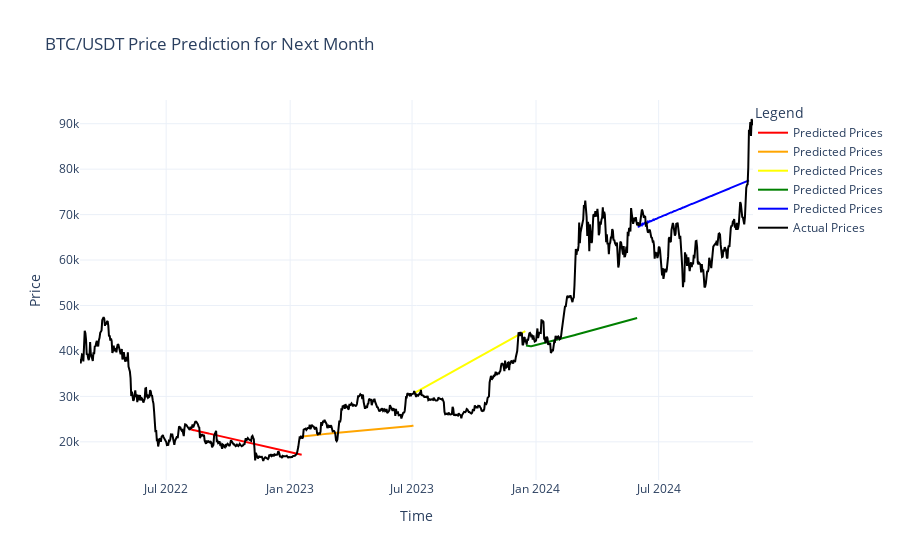

Notebook cell for this chart:
### Markdown cell above
Now let's rerun model

### Code cell
order = (3,2,3)

splitted = splitted_cross_validation_setup(btc_df, 5)
all_mse = []
data = []

for ind, (train_df, test_df) in enumerate(splitted):
    train = train_df['close']
    model = ARIMA(train, order=order).fit()
    forecast_steps = len(test_df)
    y_pred = model.get_forecast(steps=forecast_steps)

    predicted_mean = y_pred.predicted_mean
    pred_index = pd.date_range(start=train_df['time'].iloc[-1], periods=forecast_steps, freq='D')
    all_mse.append(mse(test_df['close'], predicted_mean))

    trace_predicted = go.Scatter(
        x=pred_index,
        y=predicted_mean,
        mode='lines',
        name='Predicted Prices',
        line=dict(color=colors[ind])
    )
    data.append(trace_predicted)

trace_actual = go.Scatter(
    x=btc_df['close_time'],
    y=btc_df['close'],
    mode='lines',
    name='Actual Prices',
    line=dict(color='black')
)

layout = go.Layout(
    title='BTC/USDT Price Prediction for Next Month',
    xaxis=dict(title='Time'),
    yaxis=dict(title='Price'),
    legend=dict(title='Legend', x=1, y=1),
    template="plotly_white"
)

data.append(trace_actual)

fig = go.Figure(data=data, layout=layout)

print("Average MSE: ", np.array(all_mse).mean())
fig.show()

### Figure 1 — Plotly figure (JSON) as saved in the notebook; plotly's stock layout.template omitted (floating-point values rounded to 4 significant figures; data arrays with more than 128 entries replaced by an {"elided": "..."} marker saying what was removed)
{"data": [{"line": {"color": "red"}, "mode": "lines", "name": "Predicted Prices", "type": "scatter", "x": {"elided": "166 str values"}, "y": {"elided": "166 float values"}}, {"line": {"color": "orange"}, "mode": "lines", "name": "Predicted Prices", "type": "scatter", "x": {"elided": "166 str values"}, "y": {"elided": "166 float values"}}, {"line": {"color": "yellow"}, "mode": "lines", "name": "Predicted Prices", "type": "scatter", "x": {"elided": "166 str values"}, "y": {"elided": "166 float values"}}, {"line": {"color": "green"}, "mode": "lines", "name": "Predicted Prices", "type": "scatter", "x": {"elided": "166 str values"}, "y": {"elided": "166 float values"}}, {"line": {"color": "blue"}, "mode": "lines", "name": "Predicted Prices", "type": "scatter", "x": {"elided": "166 str values"}, "y": {"elided": "166 float values"}}, {"line": {"color": "black"}, "mode": "lines", "name": "Actual Prices", "type": "scatter", "x": {"elided": "1000 str values"}, "y": {"elided": "1000 float values"}}], "layout": {"legend": {"title": {"text": "Legend"}, "x": 1, "y": 1}, "title": {"text": "BTC/USDT Price Prediction for Next Month"}, "xaxis": {"title": {"text": "Time"}}, "yaxis": {"title": {"text": "Price"}}}}
